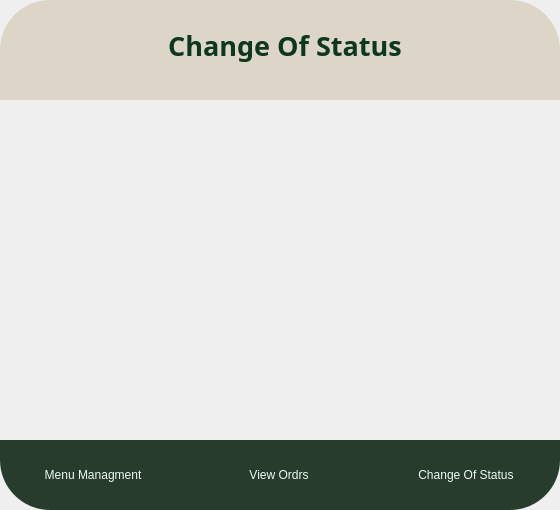
<?xml version="1.0" encoding="UTF-8"?>
<ui version="4.0">
 <class>restaurantownermenu</class>
 <widget class="QWidget" name="restaurantownermenu">
  <property name="geometry">
   <rect>
    <x>0</x>
    <y>0</y>
    <width>560</width>
    <height>510</height>
   </rect>
  </property>
  <property name="windowTitle">
   <string>Form</string>
  </property>
  <widget class="QStackedWidget" name="stackedWidget">
   <property name="geometry">
    <rect>
     <x>0</x>
     <y>0</y>
     <width>560</width>
     <height>510</height>
    </rect>
   </property>
   <property name="currentIndex">
    <number>2</number>
   </property>
   <widget class="QWidget" name="menuManagementPage">
    <widget class="QFrame" name="menuHolder">
     <property name="geometry">
      <rect>
       <x>-10</x>
       <y>90</y>
       <width>590</width>
       <height>360</height>
      </rect>
     </property>
     <property name="frameShape">
      <enum>QFrame::Shape::StyledPanel</enum>
     </property>
     <property name="frameShadow">
      <enum>QFrame::Shadow::Raised</enum>
     </property>
    </widget>
    <widget class="QLabel" name="label_4">
     <property name="geometry">
      <rect>
       <x>0</x>
       <y>0</y>
       <width>560</width>
       <height>100</height>
      </rect>
     </property>
     <property name="font">
      <font>
       <pointsize>20</pointsize>
      </font>
     </property>
     <property name="styleSheet">
      <string notr="true">background-color:rgba(220, 213, 200, 1);
border-top-right-radius: 50px;
border-top-left-radius: 50px;</string>
     </property>
     <property name="text">
      <string/>
     </property>
    </widget>
    <widget class="QLabel" name="label_16">
     <property name="geometry">
      <rect>
       <x>140</x>
       <y>10</y>
       <width>290</width>
       <height>70</height>
      </rect>
     </property>
     <property name="font">
      <font>
       <family>Bauhaus 93</family>
       <pointsize>20</pointsize>
       <italic>false</italic>
       <bold>true</bold>
      </font>
     </property>
     <property name="layoutDirection">
      <enum>Qt::LayoutDirection::LeftToRight</enum>
     </property>
     <property name="styleSheet">
      <string notr="true">color:rgba(13, 55, 30, 1);</string>
     </property>
     <property name="text">
      <string>Menu Managment</string>
     </property>
     <property name="textFormat">
      <enum>Qt::TextFormat::AutoText</enum>
     </property>
     <property name="alignment">
      <set>Qt::AlignmentFlag::AlignCenter</set>
     </property>
    </widget>
    <widget class="QPushButton" name="addFoodButton">
     <property name="geometry">
      <rect>
       <x>10</x>
       <y>60</y>
       <width>110</width>
       <height>29</height>
      </rect>
     </property>
     <property name="styleSheet">
      <string notr="true">QPushButton#addFoodButton {
    background-color: rgba(30, 60, 45, 255);   
    color: #F0F8F2;                              
    border-radius: 8px;
    padding: 6px 20px;
}

QPushButton#addFoodButton:hover {
    background-color: rgba(45, 80, 60, 255);   
}

QPushButton#addFoodButton:pressed {
    background-color: rgba(20, 40, 30, 255);    
    padding-left: 8px;
    padding-top: 8px;
}
</string>
     </property>
     <property name="text">
      <string>Add Food</string>
     </property>
    </widget>
    <widget class="QPushButton" name="menuManagementButton">
     <property name="geometry">
      <rect>
       <x>0</x>
       <y>440</y>
       <width>186</width>
       <height>70</height>
      </rect>
     </property>
     <property name="styleSheet">
      <string notr="true">QPushButton#menuManagementButton {
    background-color: rgba(40, 60, 45, 255);   
    color: #F0F8F2;                              
    border-bottom-left-radius: 50px;
    padding: 6px 20px;
}

QPushButton#menuManagementButton:hover {
    background-color: rgba(55, 80, 60, 255);   
}

QPushButton#menuManagementButton:pressed {
    background-color: rgba(30, 40, 30, 255);    
    padding-left: 8px;
    padding-top: 8px;
}
</string>
     </property>
     <property name="text">
      <string>Menu Managment</string>
     </property>
    </widget>
    <widget class="QPushButton" name="viewOrdersButton">
     <property name="geometry">
      <rect>
       <x>186</x>
       <y>440</y>
       <width>186</width>
       <height>70</height>
      </rect>
     </property>
     <property name="styleSheet">
      <string notr="true">QPushButton#viewOrdersButton {
    background-color: rgba(40, 60, 45, 255);   
    color: #F0F8F2;                
    border-bottom-left-radius: 0px;              
    padding: 6px 20px;
}

QPushButton#viewOrdersButton:hover {
    background-color: rgba(55, 80, 60, 255);   
}

QPushButton#viewOrdersButton:pressed {
    background-color: rgba(30, 40, 30, 255);    
    padding-left: 8px;
    padding-top: 8px;
}
</string>
     </property>
     <property name="text">
      <string>View Ordrs</string>
     </property>
    </widget>
    <widget class="QPushButton" name="ChangeOfStatusButton">
     <property name="geometry">
      <rect>
       <x>372</x>
       <y>440</y>
       <width>188</width>
       <height>70</height>
      </rect>
     </property>
     <property name="styleSheet">
      <string notr="true">QPushButton#ChangeOfStatusButton {
    background-color: rgba(40, 60, 45, 255);   
    color: #F0F8F2;                
    border-bottom-right-radius: 50px;              
    padding: 6px 20px;
}

QPushButton#ChangeOfStatusButton:hover {
    background-color: rgba(55, 80, 60, 255);   
}

QPushButton#ChangeOfStatusButton:pressed {
    background-color: rgba(30, 40, 30, 255);    
    padding-left: 8px;
    padding-top: 8px;
}
</string>
     </property>
     <property name="text">
      <string>Change Of Status</string>
     </property>
    </widget>
   </widget>
   <widget class="QWidget" name="viewOrdersPage">
    <widget class="QFrame" name="viewOrdersHolder">
     <property name="geometry">
      <rect>
       <x>-20</x>
       <y>90</y>
       <width>590</width>
       <height>360</height>
      </rect>
     </property>
     <property name="frameShape">
      <enum>QFrame::Shape::StyledPanel</enum>
     </property>
     <property name="frameShadow">
      <enum>QFrame::Shadow::Raised</enum>
     </property>
    </widget>
    <widget class="QLabel" name="label_5">
     <property name="geometry">
      <rect>
       <x>0</x>
       <y>0</y>
       <width>560</width>
       <height>100</height>
      </rect>
     </property>
     <property name="font">
      <font>
       <pointsize>20</pointsize>
      </font>
     </property>
     <property name="styleSheet">
      <string notr="true">background-color:rgba(220, 213, 200, 1);
border-top-right-radius: 50px;
border-top-left-radius: 50px;</string>
     </property>
     <property name="text">
      <string/>
     </property>
    </widget>
    <widget class="QPushButton" name="menuManagementButton_2">
     <property name="geometry">
      <rect>
       <x>0</x>
       <y>440</y>
       <width>186</width>
       <height>70</height>
      </rect>
     </property>
     <property name="styleSheet">
      <string notr="true">QPushButton#menuManagementButton_2 {
    background-color: rgba(40, 60, 45, 255);   
    color: #F0F8F2;                              
    border-bottom-left-radius: 50px;
    padding: 6px 20px;
}

QPushButton#menuManagementButton_2:hover {
    background-color: rgba(55, 80, 60, 255);   
}

QPushButton#menuManagementButton_2:pressed {
    background-color: rgba(30, 40, 30, 255);    
    padding-left: 8px;
    padding-top: 8px;
}
</string>
     </property>
     <property name="text">
      <string>Menu Managment</string>
     </property>
    </widget>
    <widget class="QPushButton" name="viewOrdersButton_2">
     <property name="geometry">
      <rect>
       <x>186</x>
       <y>440</y>
       <width>186</width>
       <height>70</height>
      </rect>
     </property>
     <property name="styleSheet">
      <string notr="true">QPushButton#viewOrdersButton_2 {
    background-color: rgba(40, 60, 45, 255);   
    color: #F0F8F2;                
    border-bottom-left-radius: 0px;              
    padding: 6px 20px;
}

QPushButton#viewOrdersButton_2:hover {
    background-color: rgba(55, 80, 60, 255);   
}

QPushButton#viewOrdersButton_2:pressed {
    background-color: rgba(30, 40, 30, 255);    
    padding-left: 8px;
    padding-top: 8px;
}
</string>
     </property>
     <property name="text">
      <string>View Ordrs</string>
     </property>
    </widget>
    <widget class="QPushButton" name="ChangeOfStatusButton_2">
     <property name="geometry">
      <rect>
       <x>372</x>
       <y>440</y>
       <width>188</width>
       <height>70</height>
      </rect>
     </property>
     <property name="styleSheet">
      <string notr="true">QPushButton#ChangeOfStatusButton_2 {
    background-color: rgba(40, 60, 45, 255);   
    color: #F0F8F2;                
    border-bottom-right-radius: 50px;              
    padding: 6px 20px;
}

QPushButton#ChangeOfStatusButton_2:hover {
    background-color: rgba(55, 80, 60, 255);   
}

QPushButton#ChangeOfStatusButton_2:pressed {
    background-color: rgba(30, 40, 30, 255);    
    padding-left: 8px;
    padding-top: 8px;
}
</string>
     </property>
     <property name="text">
      <string>Change Of Status</string>
     </property>
    </widget>
    <widget class="QLabel" name="label_17">
     <property name="geometry">
      <rect>
       <x>140</x>
       <y>10</y>
       <width>290</width>
       <height>70</height>
      </rect>
     </property>
     <property name="font">
      <font>
       <family>Bauhaus 93</family>
       <pointsize>20</pointsize>
       <italic>false</italic>
       <bold>true</bold>
      </font>
     </property>
     <property name="layoutDirection">
      <enum>Qt::LayoutDirection::LeftToRight</enum>
     </property>
     <property name="styleSheet">
      <string notr="true">color:rgba(13, 55, 30, 1);</string>
     </property>
     <property name="text">
      <string>View Orders</string>
     </property>
     <property name="textFormat">
      <enum>Qt::TextFormat::AutoText</enum>
     </property>
     <property name="alignment">
      <set>Qt::AlignmentFlag::AlignCenter</set>
     </property>
    </widget>
   </widget>
   <widget class="QWidget" name="changeOfStatusPage">
    <widget class="QFrame" name="menuHolder_3">
     <property name="geometry">
      <rect>
       <x>-20</x>
       <y>90</y>
       <width>590</width>
       <height>360</height>
      </rect>
     </property>
     <property name="frameShape">
      <enum>QFrame::Shape::StyledPanel</enum>
     </property>
     <property name="frameShadow">
      <enum>QFrame::Shadow::Raised</enum>
     </property>
    </widget>
    <widget class="QLabel" name="label_8">
     <property name="geometry">
      <rect>
       <x>0</x>
       <y>0</y>
       <width>560</width>
       <height>100</height>
      </rect>
     </property>
     <property name="font">
      <font>
       <pointsize>20</pointsize>
      </font>
     </property>
     <property name="styleSheet">
      <string notr="true">background-color:rgba(220, 213, 200, 1);
border-top-right-radius: 50px;
border-top-left-radius: 50px;</string>
     </property>
     <property name="text">
      <string/>
     </property>
    </widget>
    <widget class="QLabel" name="label_20">
     <property name="geometry">
      <rect>
       <x>140</x>
       <y>10</y>
       <width>290</width>
       <height>70</height>
      </rect>
     </property>
     <property name="font">
      <font>
       <family>Bauhaus 93</family>
       <pointsize>20</pointsize>
       <italic>false</italic>
       <bold>true</bold>
      </font>
     </property>
     <property name="layoutDirection">
      <enum>Qt::LayoutDirection::LeftToRight</enum>
     </property>
     <property name="styleSheet">
      <string notr="true">color:rgba(13, 55, 30, 1);</string>
     </property>
     <property name="text">
      <string>Change Of Status</string>
     </property>
     <property name="textFormat">
      <enum>Qt::TextFormat::AutoText</enum>
     </property>
     <property name="alignment">
      <set>Qt::AlignmentFlag::AlignCenter</set>
     </property>
    </widget>
    <widget class="QPushButton" name="menuManagementButton_5">
     <property name="geometry">
      <rect>
       <x>0</x>
       <y>440</y>
       <width>186</width>
       <height>70</height>
      </rect>
     </property>
     <property name="styleSheet">
      <string notr="true">QPushButton#menuManagementButton_5 {
    background-color: rgba(40, 60, 45, 255);   
    color: #F0F8F2;                              
    border-bottom-left-radius: 50px;
    padding: 6px 20px;
}

QPushButton#menuManagementButton_5:hover {
    background-color: rgba(55, 80, 60, 255);   
}

QPushButton#menuManagementButton_5:pressed {
    background-color: rgba(30, 40, 30, 255);    
    padding-left: 8px;
    padding-top: 8px;
}
</string>
     </property>
     <property name="text">
      <string>Menu Managment</string>
     </property>
    </widget>
    <widget class="QPushButton" name="viewOrdersButton_5">
     <property name="geometry">
      <rect>
       <x>186</x>
       <y>440</y>
       <width>186</width>
       <height>70</height>
      </rect>
     </property>
     <property name="styleSheet">
      <string notr="true">QPushButton#viewOrdersButton_5 {
    background-color: rgba(40, 60, 45, 255);   
    color: #F0F8F2;                
    border-bottom-left-radius: 0px;              
    padding: 6px 20px;
}

QPushButton#viewOrdersButton_5:hover {
    background-color: rgba(55, 80, 60, 255);   
}

QPushButton#viewOrdersButton_5:pressed {
    background-color: rgba(30, 40, 30, 255);    
    padding-left: 8px;
    padding-top: 8px;
}
</string>
     </property>
     <property name="text">
      <string>View Ordrs</string>
     </property>
    </widget>
    <widget class="QPushButton" name="ChangeOfStatusButton_5">
     <property name="geometry">
      <rect>
       <x>372</x>
       <y>440</y>
       <width>188</width>
       <height>70</height>
      </rect>
     </property>
     <property name="styleSheet">
      <string notr="true">QPushButton#ChangeOfStatusButton_5 {
    background-color: rgba(40, 60, 45, 255);   
    color: #F0F8F2;                
    border-bottom-right-radius: 50px;              
    padding: 6px 20px;
}

QPushButton#ChangeOfStatusButton_5:hover {
    background-color: rgba(55, 80, 60, 255);   
}

QPushButton#ChangeOfStatusButton_5:pressed {
    background-color: rgba(30, 40, 30, 255);    
    padding-left: 8px;
    padding-top: 8px;
}
</string>
     </property>
     <property name="text">
      <string>Change Of Status</string>
     </property>
    </widget>
   </widget>
  </widget>
 </widget>
 <resources/>
 <connections/>
</ui>
